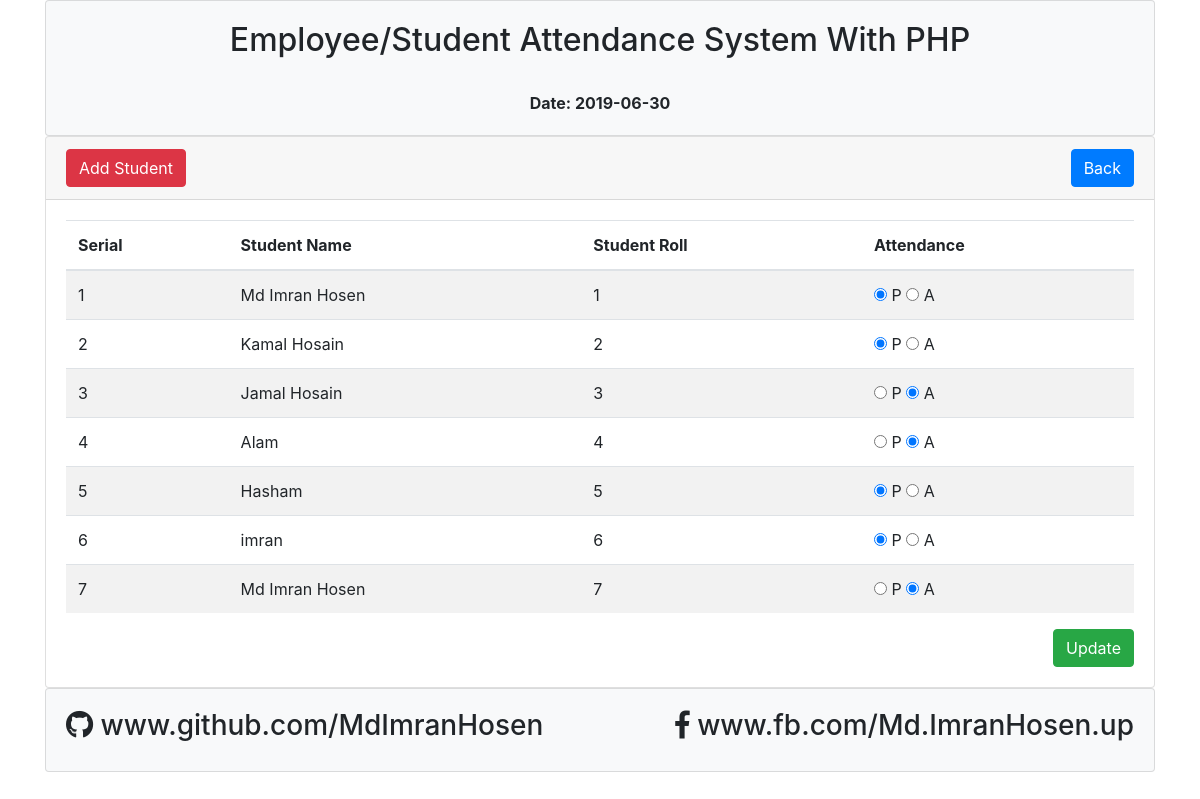
The app's page /student_view.php?dt=2019-06-30 with its own data.
### tables this page shows
CREATE TABLE `tbl_students` (
  `id` int(11) NOT NULL,
  `name` varchar(255) DEFAULT NULL,
  `roll_number` int(11) NOT NULL,
  `date_time` timestamp NOT NULL DEFAULT CURRENT_TIMESTAMP
);

CREATE TABLE `tbl_attendance` (
  `id` int(11) NOT NULL,
  `roll_number` int(11) DEFAULT NULL,
  `attend` varchar(255) DEFAULT NULL,
  `attend_time` date NOT NULL
);

### lib/Database.php (called while the page is built, shortened)
<?php
Class Database{
 public $host   = DB_HOST;
 public $user   = DB_USER;
 public $pass   = DB_PASS;
 public $dbname = DB_NAME;
 public $link;
private function connectDB(){
 $this->link = new mysqli($this->host, $this->user, $this->pass,
  $this->dbname);
 }
public function select($query){
  $result = $this->link->query($query) or
   die($this->link->error.__LINE__);
  if($result->num_rows > 0){
    return $result;
  } else {
    return false;
  }
 }
}

### classes/Student.php (called while the page is built, shortened)
<?php
$filepath = realpath(dirname(__FILE__));
  include_once ($filepath.'/../lib/Database.php');
class Student{
	private $db;
	public function __construct()
	{
		$this->db = new Database();
	}
  public function getStudentDataByDate($dt){
    $dt = mysqli_real_escape_string($this->db->link, $dt);
    $sql = "SELECT tbl_students.name,tbl_attendance.* FROM tbl_students INNER JOIN tbl_attendance ON tbl_students.roll_number = tbl_attendance.roll_number WHERE tbl_attendance.attend_time = '$dt'";
    $result = $this->db->select($sql);
    return $result;
  }
}

### student_view.php (the view, shortened to what this page needs)
<?php include "inc/header.php"; ?>
<div class="card">
  <div class="card-header">
    <a href="#" data-toggle="modal" data-target="#exampleModal" class="btn btn-danger">Add Student</a>
    <a href="date_view.php" class="btn btn-primary float-right">Back</a>
  </div>
  <div class="card-body">
    <form id="attend" action="" method="post">
    <table class="table table-striped">
      <thead>
        <tr>
        <th>Serial</th>
        <th>Student Name</th>
        <th>Student Roll</th>
        <th>Attendance</th>
      </tr>
      </thead>
      <tbody>
            <?php
                $get_student = $std->getStudentDataByDate($dt);
                if($get_student){
                  $i = 0;
                  while ($result = $get_student->fetch_assoc()) {
                   $i++;
            ?>
        <tr>
          <td><?php echo $i; ?></td>
          <td><?php echo $result['name']; ?></td>
          <td><?php echo $result['roll_number']; ?></td>
          <td>
            <input type="radio" name="attendace[<?php echo $result['roll_number']; ?>]" value="present" <?php if($result['attend'] == "present"){ echo "checked"; } ?> > P
            <input type="radio" name="attendace[<?php echo $result['roll_number']; ?>]" value="absent" <?php if($result['attend'] == "absent"){ echo "checked"; } ?> > A
          </td>
        </tr>
        <?php } }else{
          echo "No Data Avables";
        } ?>
      </tbody>
    </table>
     <button type="submit" name="attendUpdate" class="btn btn-success float-right">Update</button>
  </form>
  </div>
</div>
<?php  include "inc/footer.php"; ?>

### records on screen
tbl_students: name "Md Imran Hosen", tbl_attendance.roll_number "1"
tbl_attendance: attend "☑"
tbl_students: name "Kamal Hosain", tbl_attendance.roll_number "2"
tbl_attendance: attend "☑"
tbl_students: name "Jamal Hosain", tbl_attendance.roll_number "3"
tbl_attendance: attend "☑"
tbl_students: name "Alam", tbl_attendance.roll_number "4"
tbl_attendance: attend "☑"
tbl_students: name "Hasham", tbl_attendance.roll_number "5"
tbl_attendance: attend "☑"
tbl_students: name "imran", tbl_attendance.roll_number "6"
tbl_attendance: attend "☑"
tbl_students: name "Md Imran Hosen", tbl_attendance.roll_number "7"
tbl_attendance: attend "☑"

### other values on screen
$dt "2019-06-30"
